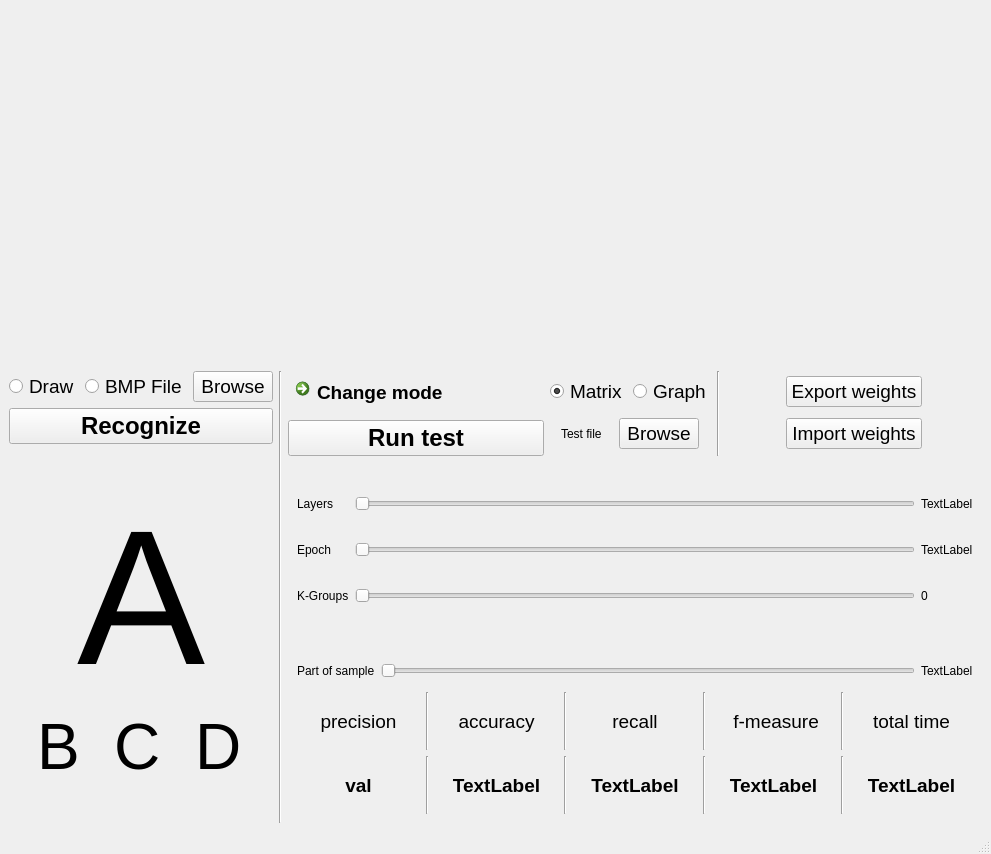
<?xml version="1.0" encoding="UTF-8"?>
<ui version="4.0">
 <class>MainWindow</class>
 <widget class="QMainWindow" name="MainWindow">
  <property name="geometry">
   <rect>
    <x>0</x>
    <y>0</y>
    <width>991</width>
    <height>854</height>
   </rect>
  </property>
  <property name="windowTitle">
   <string>MainWindow</string>
  </property>
  <widget class="QWidget" name="centralwidget">
   <layout class="QVBoxLayout" name="verticalLayout_9" stretch="2,2">
    <item>
     <layout class="QHBoxLayout" name="mainWidjets">
      <item>
       <widget class="Form" name="paintWidjet" native="true"/>
      </item>
      <item>
       <widget class="QCustomPlot" name="functionWidjet" native="true"/>
      </item>
     </layout>
    </item>
    <item>
     <layout class="QHBoxLayout" name="configs">
      <item>
       <layout class="QVBoxLayout" name="verticalLayout_4" stretch="0,2,0,0,0,2,0,0">
        <item>
         <layout class="QHBoxLayout" name="horizontalLayout_6">
          <item>
           <widget class="QRadioButton" name="drawRadioButton">
            <property name="font">
             <font>
              <pointsize>14</pointsize>
             </font>
            </property>
            <property name="text">
             <string>Draw</string>
            </property>
            <property name="checked">
             <bool>true</bool>
            </property>
           </widget>
          </item>
          <item>
           <widget class="QRadioButton" name="bmpRadioButton">
            <property name="font">
             <font>
              <pointsize>14</pointsize>
             </font>
            </property>
            <property name="text">
             <string>BMP File</string>
            </property>
           </widget>
          </item>
          <item>
           <widget class="QPushButton" name="browseButton">
            <property name="font">
             <font>
              <pointsize>14</pointsize>
             </font>
            </property>
            <property name="text">
             <string>Browse</string>
            </property>
           </widget>
          </item>
         </layout>
        </item>
        <item>
         <widget class="QPushButton" name="recognizeButton">
          <property name="font">
           <font>
            <family>.AppleSystemUIFont</family>
            <pointsize>18</pointsize>
            <bold>true</bold>
            <underline>false</underline>
           </font>
          </property>
          <property name="text">
           <string>Recognize</string>
          </property>
         </widget>
        </item>
        <item>
         <layout class="QHBoxLayout" name="horizontalLayout_5">
          <item>
           <layout class="QHBoxLayout" name="horizontalLayout_4"/>
          </item>
         </layout>
        </item>
        <item>
         <layout class="QHBoxLayout" name="horizontalLayout_7">
          <item>
           <layout class="QVBoxLayout" name="verticalLayout_6"/>
          </item>
         </layout>
        </item>
        <item>
         <spacer name="verticalSpacer_2">
          <property name="orientation">
           <enum>Qt::Vertical</enum>
          </property>
          <property name="sizeHint" stdset="0">
           <size>
            <width>20</width>
            <height>40</height>
           </size>
          </property>
         </spacer>
        </item>
        <item>
         <widget class="QLabel" name="prediction">
          <property name="sizePolicy">
           <sizepolicy hsizetype="Preferred" vsizetype="Fixed">
            <horstretch>0</horstretch>
            <verstretch>0</verstretch>
           </sizepolicy>
          </property>
          <property name="font">
           <font>
            <family>.AppleSystemUIFont</family>
            <pointsize>144</pointsize>
           </font>
          </property>
          <property name="text">
           <string>A</string>
          </property>
          <property name="scaledContents">
           <bool>false</bool>
          </property>
          <property name="alignment">
           <set>Qt::AlignCenter</set>
          </property>
         </widget>
        </item>
        <item>
         <layout class="QHBoxLayout" name="secondaryPredictions">
          <item>
           <widget class="QLabel" name="secondPred">
            <property name="sizePolicy">
             <sizepolicy hsizetype="Fixed" vsizetype="Preferred">
              <horstretch>0</horstretch>
              <verstretch>0</verstretch>
             </sizepolicy>
            </property>
            <property name="font">
             <font>
              <pointsize>48</pointsize>
             </font>
            </property>
            <property name="text">
             <string>B</string>
            </property>
           </widget>
          </item>
          <item>
           <widget class="QLabel" name="thirdPred">
            <property name="sizePolicy">
             <sizepolicy hsizetype="Fixed" vsizetype="Preferred">
              <horstretch>0</horstretch>
              <verstretch>0</verstretch>
             </sizepolicy>
            </property>
            <property name="font">
             <font>
              <pointsize>48</pointsize>
             </font>
            </property>
            <property name="text">
             <string>C</string>
            </property>
           </widget>
          </item>
          <item>
           <widget class="QLabel" name="forthPred">
            <property name="sizePolicy">
             <sizepolicy hsizetype="Fixed" vsizetype="Preferred">
              <horstretch>0</horstretch>
              <verstretch>0</verstretch>
             </sizepolicy>
            </property>
            <property name="font">
             <font>
              <pointsize>48</pointsize>
             </font>
            </property>
            <property name="text">
             <string>D</string>
            </property>
           </widget>
          </item>
         </layout>
        </item>
        <item>
         <spacer name="verticalSpacer">
          <property name="orientation">
           <enum>Qt::Vertical</enum>
          </property>
          <property name="sizeHint" stdset="0">
           <size>
            <width>20</width>
            <height>40</height>
           </size>
          </property>
         </spacer>
        </item>
       </layout>
      </item>
      <item>
       <widget class="Line" name="line_9">
        <property name="orientation">
         <enum>Qt::Vertical</enum>
        </property>
       </widget>
      </item>
      <item>
       <layout class="QVBoxLayout" name="verticalLayout_8" stretch="0,2,2">
        <item>
         <layout class="QHBoxLayout" name="horizontalLayout_2" stretch="1,3,1,1">
          <item>
           <layout class="QVBoxLayout" name="verticalLayout_5">
            <item>
             <widget class="QCommandLinkButton" name="commandLinkButton">
              <property name="sizePolicy">
               <sizepolicy hsizetype="Minimum" vsizetype="Fixed">
                <horstretch>0</horstretch>
                <verstretch>0</verstretch>
               </sizepolicy>
              </property>
              <property name="font">
               <font>
                <family>Segoe UI</family>
                <pointsize>14</pointsize>
               </font>
              </property>
              <property name="layoutDirection">
               <enum>Qt::LeftToRight</enum>
              </property>
              <property name="autoFillBackground">
               <bool>true</bool>
              </property>
              <property name="text">
               <string>Change mode</string>
              </property>
              <property name="iconSize">
               <size>
                <width>30</width>
                <height>30</height>
               </size>
              </property>
              <property name="default">
               <bool>false</bool>
              </property>
             </widget>
            </item>
            <item>
             <widget class="QPushButton" name="runButton">
              <property name="font">
               <font>
                <family>.AppleSystemUIFont</family>
                <pointsize>18</pointsize>
                <bold>true</bold>
                <underline>false</underline>
               </font>
              </property>
              <property name="text">
               <string>Run test</string>
              </property>
             </widget>
            </item>
           </layout>
          </item>
          <item>
           <layout class="QVBoxLayout" name="verticalLayout_10">
            <item>
             <layout class="QHBoxLayout" name="horizontalLayout_9">
              <item>
               <widget class="QRadioButton" name="radioButtonMatrix">
                <property name="sizePolicy">
                 <sizepolicy hsizetype="Fixed" vsizetype="Fixed">
                  <horstretch>0</horstretch>
                  <verstretch>0</verstretch>
                 </sizepolicy>
                </property>
                <property name="font">
                 <font>
                  <pointsize>14</pointsize>
                 </font>
                </property>
                <property name="text">
                 <string>Matrix</string>
                </property>
                <property name="checked">
                 <bool>true</bool>
                </property>
                <attribute name="buttonGroup">
                 <string notr="true">buttonGroup</string>
                </attribute>
               </widget>
              </item>
              <item>
               <widget class="QRadioButton" name="radioButtonGraph">
                <property name="sizePolicy">
                 <sizepolicy hsizetype="Fixed" vsizetype="Fixed">
                  <horstretch>0</horstretch>
                  <verstretch>0</verstretch>
                 </sizepolicy>
                </property>
                <property name="font">
                 <font>
                  <pointsize>14</pointsize>
                 </font>
                </property>
                <property name="layoutDirection">
                 <enum>Qt::LeftToRight</enum>
                </property>
                <property name="text">
                 <string>Graph</string>
                </property>
                <property name="checked">
                 <bool>false</bool>
                </property>
                <attribute name="buttonGroup">
                 <string notr="true">buttonGroup</string>
                </attribute>
               </widget>
              </item>
             </layout>
            </item>
            <item>
             <layout class="QHBoxLayout" name="horizontalLayout_10">
              <item>
               <widget class="QLabel" name="fileLabel">
                <property name="sizePolicy">
                 <sizepolicy hsizetype="Fixed" vsizetype="Preferred">
                  <horstretch>0</horstretch>
                  <verstretch>0</verstretch>
                 </sizepolicy>
                </property>
                <property name="text">
                 <string>Test file</string>
                </property>
               </widget>
              </item>
              <item>
               <widget class="QPushButton" name="uploadFileButton">
                <property name="sizePolicy">
                 <sizepolicy hsizetype="Fixed" vsizetype="Fixed">
                  <horstretch>0</horstretch>
                  <verstretch>0</verstretch>
                 </sizepolicy>
                </property>
                <property name="font">
                 <font>
                  <pointsize>14</pointsize>
                 </font>
                </property>
                <property name="text">
                 <string>Browse</string>
                </property>
               </widget>
              </item>
             </layout>
            </item>
           </layout>
          </item>
          <item>
           <widget class="Line" name="line_10">
            <property name="orientation">
             <enum>Qt::Vertical</enum>
            </property>
           </widget>
          </item>
          <item>
           <layout class="QVBoxLayout" name="verticalLayout">
            <property name="leftMargin">
             <number>60</number>
            </property>
            <property name="rightMargin">
             <number>60</number>
            </property>
            <item>
             <widget class="QPushButton" name="pushButton_5">
              <property name="sizePolicy">
               <sizepolicy hsizetype="Minimum" vsizetype="Fixed">
                <horstretch>0</horstretch>
                <verstretch>0</verstretch>
               </sizepolicy>
              </property>
              <property name="minimumSize">
               <size>
                <width>80</width>
                <height>10</height>
               </size>
              </property>
              <property name="font">
               <font>
                <pointsize>14</pointsize>
               </font>
              </property>
              <property name="text">
               <string>Export weights</string>
              </property>
             </widget>
            </item>
            <item>
             <widget class="QPushButton" name="pushButton_4">
              <property name="font">
               <font>
                <pointsize>14</pointsize>
               </font>
              </property>
              <property name="text">
               <string>Import weights</string>
              </property>
             </widget>
            </item>
           </layout>
          </item>
         </layout>
        </item>
        <item>
         <widget class="QWidget" name="trainLayoutWidget" native="true">
          <layout class="QGridLayout" name="gridLayout" rowstretch="0,0,0,0">
           <item row="2" column="2">
            <widget class="QLabel" name="label_23">
             <property name="text">
              <string>TextLabel</string>
             </property>
            </widget>
           </item>
           <item row="1" column="1">
            <widget class="QSlider" name="horizontalSlider_2">
             <property name="sizePolicy">
              <sizepolicy hsizetype="Expanding" vsizetype="Fixed">
               <horstretch>0</horstretch>
               <verstretch>0</verstretch>
              </sizepolicy>
             </property>
             <property name="orientation">
              <enum>Qt::Horizontal</enum>
             </property>
            </widget>
           </item>
           <item row="3" column="1">
            <widget class="QSlider" name="horizontalSlider_4">
             <property name="orientation">
              <enum>Qt::Horizontal</enum>
             </property>
            </widget>
           </item>
           <item row="2" column="1">
            <widget class="QSlider" name="horizontalSlider_3">
             <property name="orientation">
              <enum>Qt::Horizontal</enum>
             </property>
            </widget>
           </item>
           <item row="1" column="2">
            <widget class="QLabel" name="label_2">
             <property name="text">
              <string>TextLabel</string>
             </property>
            </widget>
           </item>
           <item row="2" column="0">
            <widget class="QLabel" name="label_22">
             <property name="text">
              <string>Epoch</string>
             </property>
            </widget>
           </item>
           <item row="1" column="0">
            <widget class="QLabel" name="label_20">
             <property name="text">
              <string>Layers</string>
             </property>
            </widget>
           </item>
           <item row="3" column="2">
            <widget class="QLabel" name="label_25">
             <property name="text">
              <string>0</string>
             </property>
            </widget>
           </item>
           <item row="3" column="0">
            <widget class="QLabel" name="label_24">
             <property name="text">
              <string>K-Groups</string>
             </property>
            </widget>
           </item>
          </layout>
         </widget>
        </item>
        <item>
         <widget class="QWidget" name="testLayout" native="true">
          <property name="enabled">
           <bool>true</bool>
          </property>
          <layout class="QVBoxLayout" name="verticalLayout_7" stretch="1,4">
           <item>
            <layout class="QHBoxLayout" name="horizontalLayout_8">
             <item>
              <widget class="QLabel" name="label_21">
               <property name="text">
                <string>Part of sample</string>
               </property>
              </widget>
             </item>
             <item>
              <widget class="QSlider" name="horizontalSlider">
               <property name="orientation">
                <enum>Qt::Horizontal</enum>
               </property>
              </widget>
             </item>
             <item>
              <widget class="QLabel" name="label_19">
               <property name="text">
                <string>TextLabel</string>
               </property>
              </widget>
             </item>
            </layout>
           </item>
           <item>
            <layout class="QVBoxLayout" name="verticalLayout_2">
             <item>
              <layout class="QHBoxLayout" name="horizontalLayout_3">
               <item>
                <widget class="QLabel" name="label_3">
                 <property name="font">
                  <font>
                   <pointsize>14</pointsize>
                  </font>
                 </property>
                 <property name="text">
                  <string>precision</string>
                 </property>
                 <property name="alignment">
                  <set>Qt::AlignCenter</set>
                 </property>
                </widget>
               </item>
               <item>
                <widget class="Line" name="line">
                 <property name="orientation">
                  <enum>Qt::Vertical</enum>
                 </property>
                </widget>
               </item>
               <item>
                <widget class="QLabel" name="label_4">
                 <property name="font">
                  <font>
                   <pointsize>14</pointsize>
                  </font>
                 </property>
                 <property name="text">
                  <string>accuracy</string>
                 </property>
                 <property name="alignment">
                  <set>Qt::AlignCenter</set>
                 </property>
                </widget>
               </item>
               <item>
                <widget class="Line" name="line_2">
                 <property name="orientation">
                  <enum>Qt::Vertical</enum>
                 </property>
                </widget>
               </item>
               <item>
                <widget class="QLabel" name="label_5">
                 <property name="font">
                  <font>
                   <pointsize>14</pointsize>
                  </font>
                 </property>
                 <property name="text">
                  <string>recall</string>
                 </property>
                 <property name="alignment">
                  <set>Qt::AlignCenter</set>
                 </property>
                </widget>
               </item>
               <item>
                <widget class="Line" name="line_3">
                 <property name="orientation">
                  <enum>Qt::Vertical</enum>
                 </property>
                </widget>
               </item>
               <item>
                <widget class="QLabel" name="label_6">
                 <property name="font">
                  <font>
                   <pointsize>14</pointsize>
                  </font>
                 </property>
                 <property name="autoFillBackground">
                  <bool>false</bool>
                 </property>
                 <property name="text">
                  <string> f-measure</string>
                 </property>
                 <property name="alignment">
                  <set>Qt::AlignCenter</set>
                 </property>
                </widget>
               </item>
               <item>
                <widget class="Line" name="line_4">
                 <property name="orientation">
                  <enum>Qt::Vertical</enum>
                 </property>
                </widget>
               </item>
               <item>
                <widget class="QLabel" name="label_7">
                 <property name="font">
                  <font>
                   <pointsize>14</pointsize>
                  </font>
                 </property>
                 <property name="text">
                  <string>total time</string>
                 </property>
                 <property name="alignment">
                  <set>Qt::AlignCenter</set>
                 </property>
                </widget>
               </item>
              </layout>
             </item>
             <item>
              <layout class="QHBoxLayout" name="horizontalLayout">
               <item>
                <widget class="QLabel" name="precision">
                 <property name="font">
                  <font>
                   <pointsize>14</pointsize>
                   <bold>true</bold>
                  </font>
                 </property>
                 <property name="text">
                  <string>val</string>
                 </property>
                 <property name="alignment">
                  <set>Qt::AlignCenter</set>
                 </property>
                </widget>
               </item>
               <item>
                <widget class="Line" name="line_5">
                 <property name="orientation">
                  <enum>Qt::Vertical</enum>
                 </property>
                </widget>
               </item>
               <item>
                <widget class="QLabel" name="accuracy">
                 <property name="font">
                  <font>
                   <pointsize>14</pointsize>
                   <bold>true</bold>
                  </font>
                 </property>
                 <property name="text">
                  <string>TextLabel</string>
                 </property>
                 <property name="alignment">
                  <set>Qt::AlignCenter</set>
                 </property>
                </widget>
               </item>
               <item>
                <widget class="Line" name="line_6">
                 <property name="orientation">
                  <enum>Qt::Vertical</enum>
                 </property>
                </widget>
               </item>
               <item>
                <widget class="QLabel" name="recall">
                 <property name="font">
                  <font>
                   <pointsize>14</pointsize>
                   <bold>true</bold>
                  </font>
                 </property>
                 <property name="text">
                  <string>TextLabel</string>
                 </property>
                 <property name="alignment">
                  <set>Qt::AlignCenter</set>
                 </property>
                </widget>
               </item>
               <item>
                <widget class="Line" name="line_7">
                 <property name="orientation">
                  <enum>Qt::Vertical</enum>
                 </property>
                </widget>
               </item>
               <item>
                <widget class="QLabel" name="fmeasure">
                 <property name="font">
                  <font>
                   <pointsize>14</pointsize>
                   <bold>true</bold>
                  </font>
                 </property>
                 <property name="text">
                  <string>TextLabel</string>
                 </property>
                 <property name="alignment">
                  <set>Qt::AlignCenter</set>
                 </property>
                </widget>
               </item>
               <item>
                <widget class="Line" name="line_8">
                 <property name="orientation">
                  <enum>Qt::Vertical</enum>
                 </property>
                </widget>
               </item>
               <item>
                <widget class="QLabel" name="time">
                 <property name="font">
                  <font>
                   <pointsize>14</pointsize>
                   <bold>true</bold>
                  </font>
                 </property>
                 <property name="text">
                  <string>TextLabel</string>
                 </property>
                 <property name="alignment">
                  <set>Qt::AlignCenter</set>
                 </property>
                </widget>
               </item>
              </layout>
             </item>
            </layout>
           </item>
          </layout>
         </widget>
        </item>
       </layout>
      </item>
     </layout>
    </item>
   </layout>
  </widget>
  <widget class="QMenuBar" name="menubar">
   <property name="geometry">
    <rect>
     <x>0</x>
     <y>0</y>
     <width>991</width>
     <height>22</height>
    </rect>
   </property>
  </widget>
  <widget class="QStatusBar" name="statusbar"/>
 </widget>
 <customwidgets>
  <customwidget>
   <class>Form</class>
   <extends>QWidget</extends>
   <header>form.h</header>
   <container>1</container>
  </customwidget>
  <customwidget>
   <class>QCustomPlot</class>
   <extends>QWidget</extends>
   <header location="global">qcustomplot.h</header>
   <container>1</container>
  </customwidget>
 </customwidgets>
 <resources/>
 <connections/>
 <buttongroups>
  <buttongroup name="buttonGroup"/>
 </buttongroups>
</ui>
